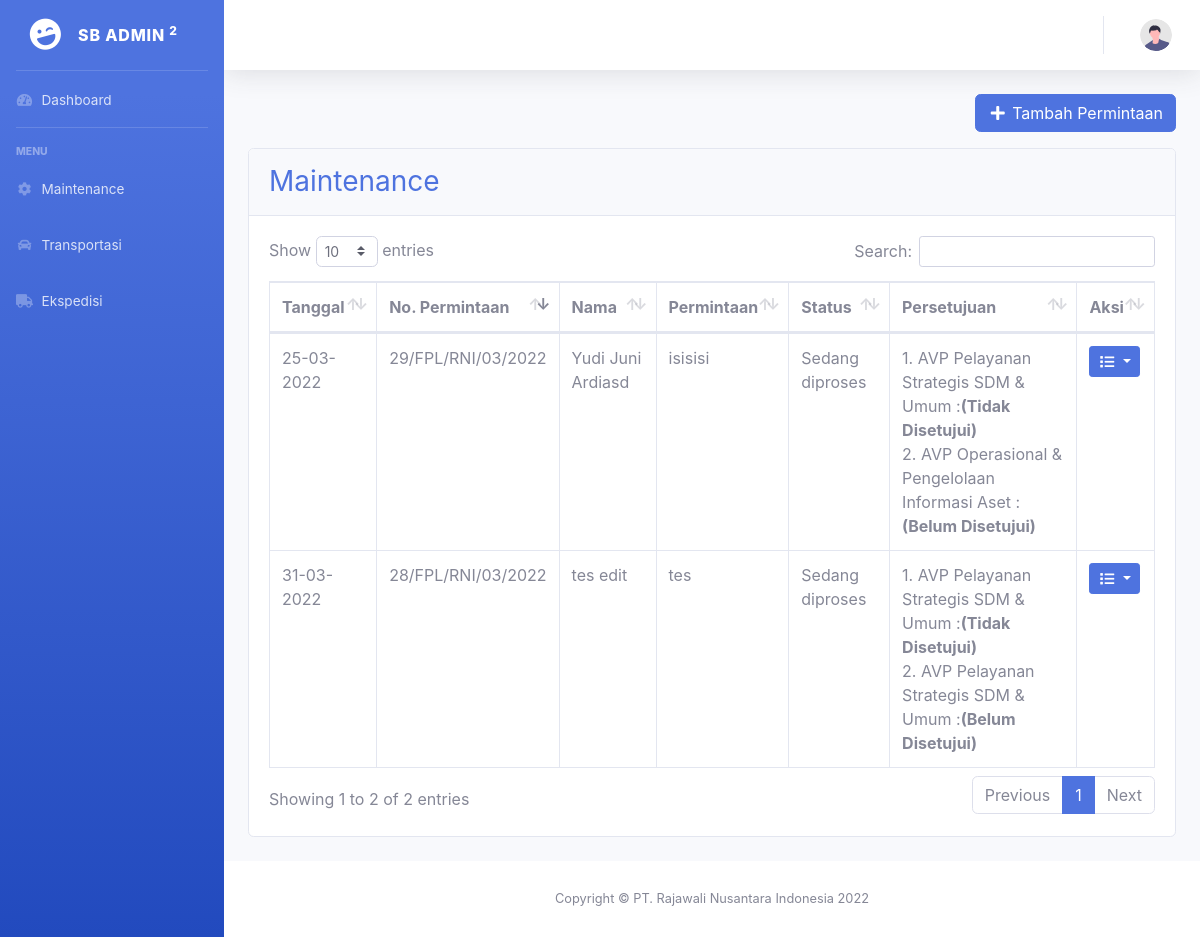
The app's page /index.php/admin/pMaintenance, older data.
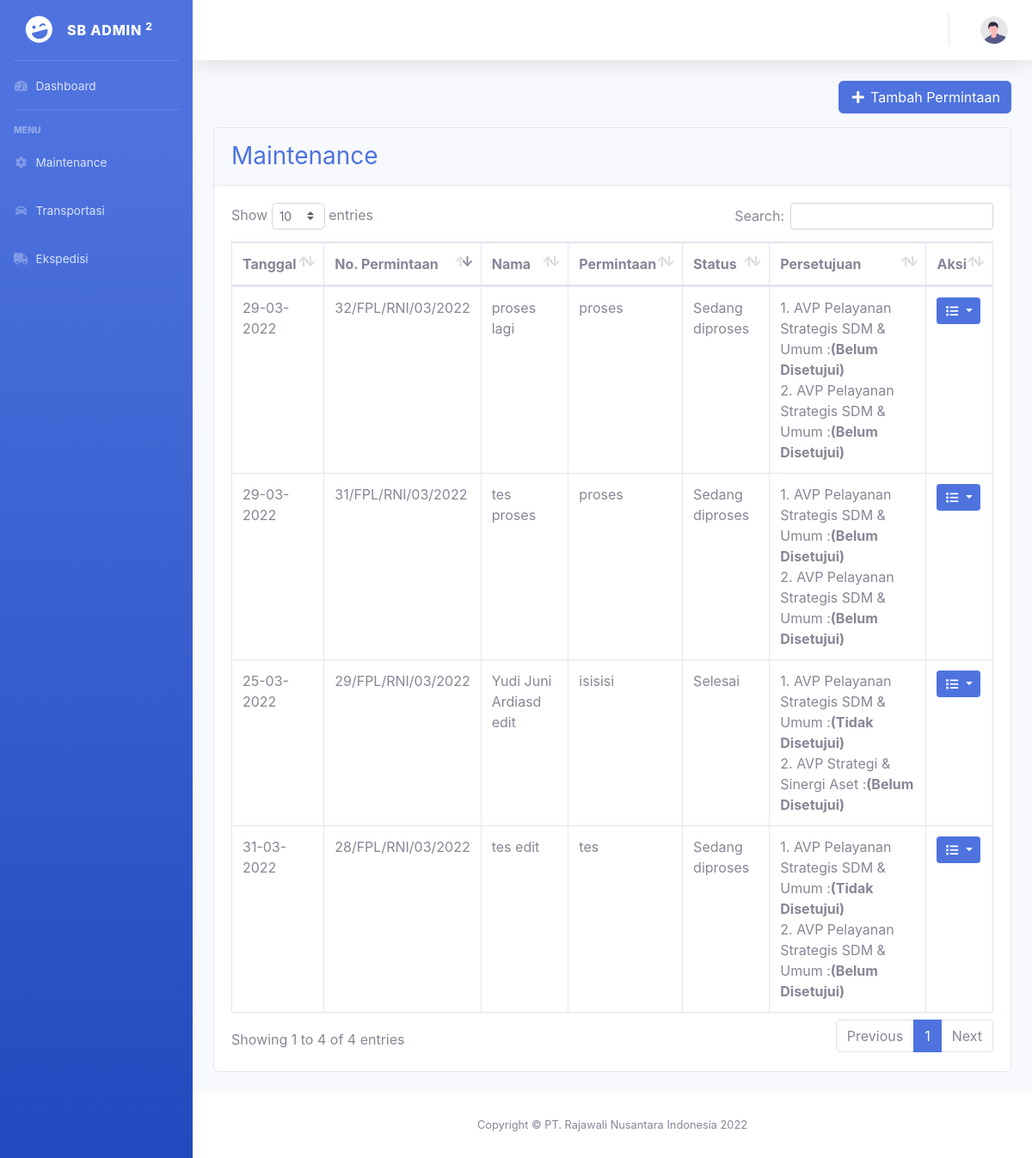
The same page, newer data.
### tables this page shows
CREATE TABLE `maintenance` (
  `id` int(11) NOT NULL,
  `nama` varchar(255) NOT NULL,
  `divisi` varchar(100) NOT NULL,
  `permintaan` varchar(255) NOT NULL,
  `keterangan` varchar(255) NOT NULL,
  `status` varchar(100) NOT NULL,
  `tanggal` date NOT NULL,
  `pemeriksa` varchar(100) NOT NULL,
  `file` varchar(255) NOT NULL,
  `user_id` int(11) NOT NULL,
  `ttd_avp` varchar(50) NOT NULL,
  `ttd_pemeriksa` varchar(50) NOT NULL
);

### application/controllers/Admin.php (called while the page is built, shortened)
<?php
class Admin extends CI_Controller
{
    var $role_id, $role;
    public function __construct()
    {
        $this->load->model('Maintenance_model');
        $this->load->model('Ekspedisi_model');
        $this->load->model('Approval_model');
        $this->load->model('Transportasi_model');
        $this->role_id = $this->session->userdata('role_id');
        if ($this->role_id == 1) {
            $this->role = 'admin';
        } elseif ($this->role == 2) {
            $this->role = 'pemeriksa';
        } elseif ($this->role == 3) {
            $this->role = 'staff';
        } else {
            $this->role = 'umum';
        }
    }
    public function pMaintenance()
    {
        $data['title'] = "Maintenance";
        $data['data'] = $this->Maintenance_model->select('maintenance');
        $data['role_id'] = $this->role_id;
        $data['role'] = $this->role;
        $data['user'] = $this->db->get_where('user', ['nip' => $this->session->userdata('nip')])->row_array();
        $this->load->view('templates/header', $data);
        $this->load->view('templates/sidebar', $data);
        $this->load->view('templates/topbar', $data);
        $this->load->view('permintaan/maintenance', $data);
        $this->load->view('templates/footer');
    }
}

### index.php (called while the page is built, shortened)
<?php
require_once BASEPATH.'core/CodeIgniter.php';

### application/models/Maintenance_model.php (called while the page is built, shortened)
<?php
class Maintenance_model extends CI_Model
{
    public function select($table)
    {
        return $this->db->get("$table")->result_array();
    }
}

### application/views/permintaan/maintenance.php (the view, shortened to what this page needs)
<div class="container-fluid">
    <div class="row">
        <div class="col-sm-4">
        </div>
        <div class="col my-auto">
            <a class="float-right btn btn btn-primary mb-3" type="button" href="<?= base_url("$role/mTambah") ?>">
                <i class="fas fa-fw fa-plus"></i> Tambah Permintaan
            </a>
        </div>
    </div>
    <div class="card mb-4">
        <div class="card-header py-3">
            <h3 class="m-0 text-primary">Maintenance</h3>
        </div>
        <div class="card-body">
            <div class="table-responsive">
                <table class="table table-bordered" id="maintenance" width="100%" cellspacing="0">
                    <thead>
                        <tr>
                            <th>Tanggal</th>
                            <th>No. Permintaan</th>
                            <th>Nama</th>
                            <th>Permintaan</th>
                            <th>Status</th>
                            <th>Persetujuan</th>
                            <th>Aksi</th>
                        </tr>
                    </thead>
                    <tbody>
                        <?php
                        foreach ($data as $row) {
                            $tanggal = date_create($row['tanggal']);
                        ?>
                            <tr>
                                <td><?= date_format($tanggal, "d-m-Y") ?></td>
                                <td><?= $row['id'] ?>/FPL/RNI/<?= date_format($tanggal, "m/Y") ?></td>
                                <td><?= $row['nama'] ?></td>
                                <td><?= $row['permintaan'] ?></td>
                                <td><?= $row['status'] ?></td>
                                <td>
                                    1. AVP Pelayanan Strategis SDM & Umum :<b>(<?= $row['ttd_avp'] ?>)</b>
                                    <br>
                                    2. <?= $row['pemeriksa'] ?> :<b>(<?= $row['ttd_pemeriksa'] ?>)</b>
                                </td>
                                <td>
                                    <div class="dropdown">
                                        <button class="btn btn-primary btn-sm dropdown-toggle" type="button" id="aksi" data-toggle="dropdown" aria-expanded="false">
                                            <i class="fas fa-fw fa-list"></i>
                                        </button>
                                    </div>
                                </td>
                            </tr>
                        <?php
                        }
                        ?>
                    </tbody>
                </table>
            </div>
        </div>
    </div>
</div>
</div>

### application/views/templates/header.php (shortened to what this page needs)
<!DOCTYPE html>
<html lang="en">
<head>
    <link href="<?= base_url('assets/'); ?>vendor/fontawesome-free/css/all.min.css" rel="stylesheet" type="text/css">
    <link href="<?= base_url('assets/'); ?>css/sb-admin-2.min.css" rel="stylesheet">
    <link href="<?= base_url('assets/'); ?>vendor/datatables/dataTables.bootstrap4.min.css" rel="stylesheet">
    <link rel="stylesheet" href="<?= base_url('assets/') ?>css/mystyle.css">
</head>
<body id="page-top">
    <div id="wrapper">

### application/views/templates/sidebar.php (shortened to what this page needs)
<ul class="navbar-nav bg-gradient-primary sidebar sidebar-dark accordion none-print" id="accordionSidebar">
    <a class="sidebar-brand d-flex align-items-center justify-content-center" href="index.html">
        <div class="sidebar-brand-icon rotate-n-15">
            <i class="fas fa-laugh-wink"></i>
        </div>
        <div class="sidebar-brand-text mx-3">SB Admin <sup>2</sup></div>
    </a>
    <hr class="sidebar-divider my-0">
    <?php
    if($role_id == 1){
    ?>
    <li class="nav-item">
        <a class="nav-link" href="<?= base_url('admin') ?>">
            <i class="fas fa-fw fa-tachometer-alt"></i>
            <span>Dashboard</span></a>
    </li>
    <hr class="sidebar-divider">
    <div class="sidebar-heading">
        Menu
    </div>
    <li class="nav-item">
        <a class="nav-link collapsed" href="#" data-toggle="collapse" data-target="#permintaan"
            aria-expanded="true" aria-controls="collapseTwo">
            <i class="fas fa-fw fa-cog"></i>
            <span>Permintaan</span>
        </a>
        <div id="permintaan" class="collapse" aria-labelledby="headingTwo" data-parent="#accordionSidebar">
            <div class="bg-white py-2 collapse-inner rounded">
                <a class="collapse-item" href="<?= base_url('admin/pMaintenance') ?>">Maintenance</a>
                <a class="collapse-item" href="<?= base_url('admin/pTransportasi') ?>">Transportasi</a>
                <a class="collapse-item" href="<?= base_url('admin/pEkspedisi') ?>">Ekspedisi</a>
            </div>
        </div>
    </li>
    <li class="nav-item">
        <a class="nav-link collapsed" href="#" data-toggle="collapse" data-target="#rekap"
            aria-expanded="true" aria-controls="collapseTwo">
            <i class="fas fa-fw fa-file"></i>
            <span>Rekapitulasi</span>
        </a>
        <div id="rekap" class="collapse" aria-labelledby="headingTwo" data-parent="#accordionSidebar">
            <div class="bg-white py-2 collapse-inner rounded">
                <a class="collapse-item" href="<?= base_url('admin/rMaintenance')?>">Maintenance</a>
                <a class="collapse-item" href="<?= base_url('admin/rTransportasi') ?>">Transportasi</a>
                <a class="collapse-item" href="<?= base_url('admin/rEkspedisi') ?>">Ekspedisi</a>
            </div>
        </div>
    </li>
    <hr class="sidebar-divider">
    <div class="sidebar-heading">
        Manajemen
    </div>
    <li class="nav-item">
        <a class="nav-link" href="<?= base_url('admin/mUser')?>">
            <i class="fas fa-fw fa-user"></i>
            <span>Users</span></a>
    </li>
    <li class="nav-item">
        <a class="nav-link" href="<?= base_url('admin/mMobil')?>">
            <i class="fas fa-fw fa-car"></i>
            <span>Mobil</span></a>
    </li>
    <?php
    }else{
    ?>
    <li class="nav-item">
        <a class="nav-link" href="<?= base_url('umum') ?>">
            <i class="fas fa-fw fa-tachometer-alt"></i>
            <span>Dashboard</span></a>
    </li>
    <hr class="sidebar-divider">
    <div class="sidebar-heading">
        Menu
    </div>
    <li class="nav-item">
        <a class="nav-link" href="<?= base_url('umum/pMaintenance') ?>">
            <i class="fas fa-fw fa-cog"></i>
            <span>Maintenance</span></a>
    </li>
    <li class="nav-item">
        <a class="nav-link" href="<?= base_url('umum/pTransportasi') ?>">
            <i class="fas fa-fw fa-car"></i>
            <span>Transportasi</span></a>
    </li>
    <li class="nav-item">
        <a class="nav-link" href="<?= base_url('umum/pEkspedisi') ?>">
            <i class="fas fa-fw fa-truck"></i>
            <span>Ekspedisi</span></a>
    </li>
    <?php
    }
    ?>
</ul>

### application/views/templates/topbar.php (shortened to what this page needs)
<div id="content-wrapper" class="d-flex flex-column">
    <div id="content">
        <nav class="navbar navbar-expand navbar-light bg-white topbar mb-4 static-top shadow">
            <ul class="navbar-nav ml-auto">
                <li class="nav-item dropdown no-arrow">
                    <a class="nav-link dropdown-toggle" href="#" id="userDropdown" role="button" data-toggle="dropdown" aria-haspopup="true" aria-expanded="false">
                        <img class="img-profile rounded-circle" src="<?= base_url('assets/') ?>img/undraw_profile.svg">
                    </a>
                </li>
            </ul>
        </nav>

### application/views/templates/footer.php (shortened to what this page needs)
<footer class="sticky-footer bg-white none-print">
    <div class="container my-auto">
        <div class="copyright text-center my-auto">
            <span>Copyright &copy; PT. Rajawali Nusantara Indonesia <?= date('Y') ?></span>
        </div>
    </div>
</footer>
</div>
</div>
</body>
</html>

Row changes from the older to the newer data that the page shows:
changed maintenance "isisisi": nama "Yudi Juni Ardiasd" → "Yudi Juni Ardiasd edit"; status "Sedang diproses" → "Selesai"; pemeriksa "AVP Operasional & Pengelolaan Informasi Aset" → "AVP Strategi & Sinergi Aset"
added maintenance: tanggal "29-03-2022", id "31", tanggal "03/2022", nama "tes proses", permintaan "proses", status "Sedang diproses", ttd_avp "Belum Disetujui", pemeriksa "AVP Pelayanan Strategis SDM & Umum", ttd_pemeriksa "Belum Disetujui"
added maintenance: tanggal "29-03-2022", id "32", tanggal "03/2022", nama "proses lagi", permintaan "proses", status "Sedang diproses", ttd_avp "Belum Disetujui", pemeriksa "AVP Pelayanan Strategis SDM & Umum", ttd_pemeriksa "Belum Disetujui"
Text that changed along with them:
text written by a page script: "Show entries Search: Showing 1 to 2 of 2 entries Previous 1 Next" → "Show entries Search: Showing 1 to 4 of 4 entries Previous 1 Next"
